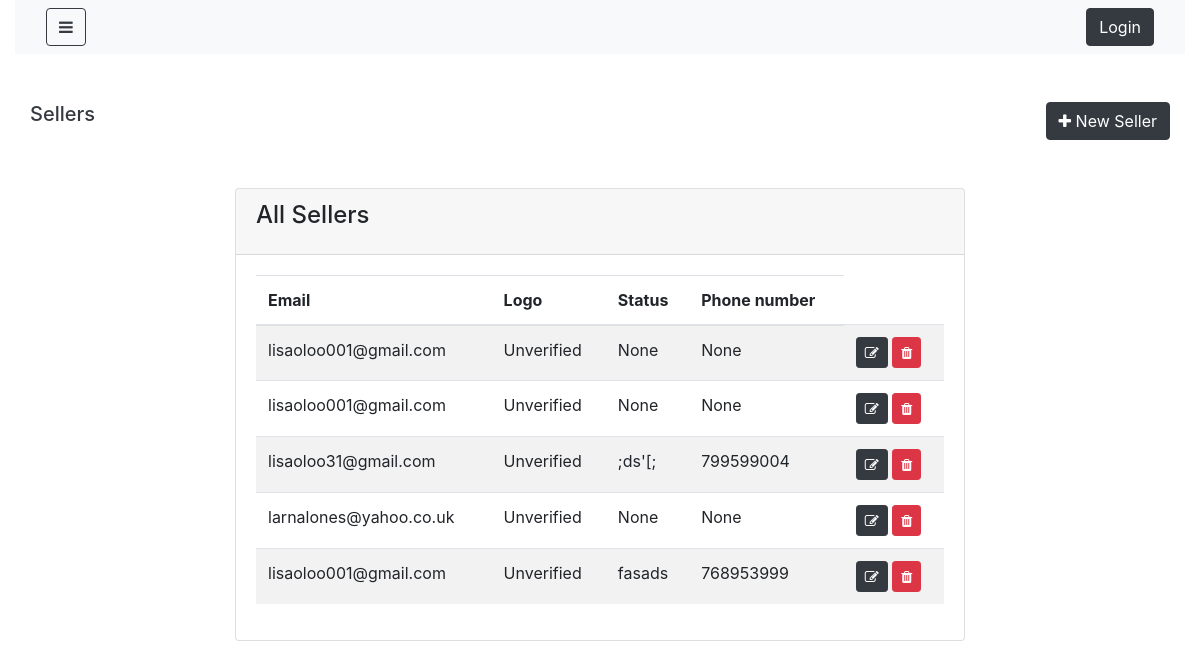
Before: /sellers with the older database file.
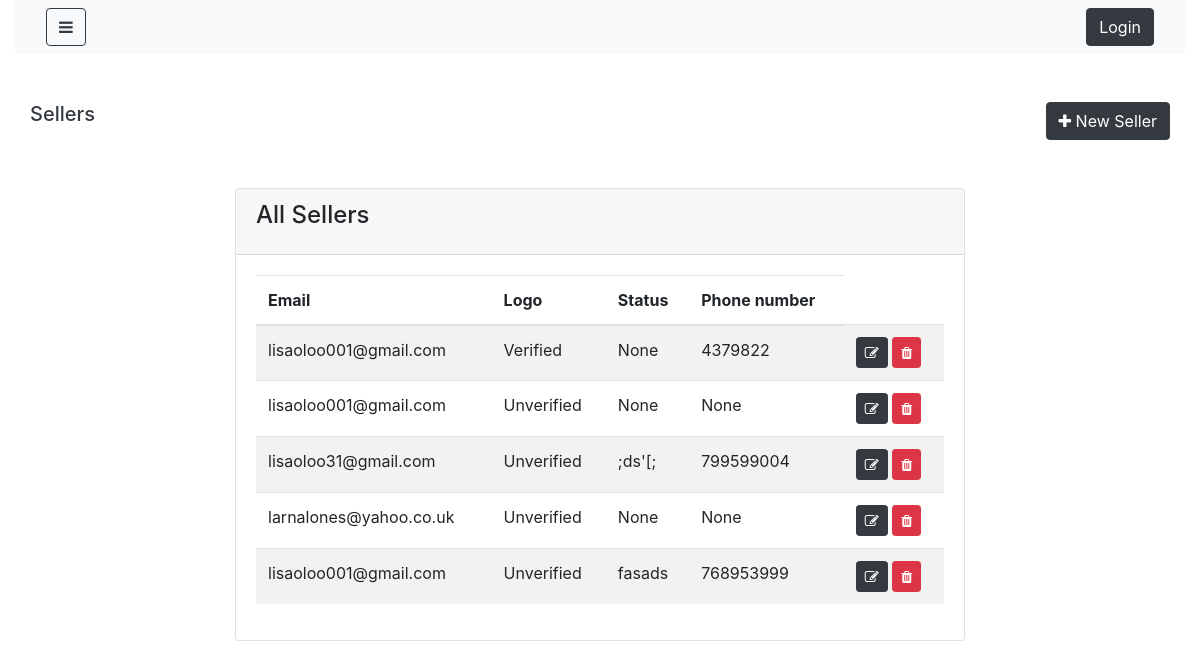
After: the same page with the newer database file.
### shop/models.py (models this page shows, shortened)
class Seller(models.Model):
    name=models.CharField(max_length=300, null=False, blank=False)
    email=models.EmailField(max_length=300, null=False, blank=False)
    logo=models.CharField(max_length=300, null=True, blank=True)
    phone_number=models.IntegerField(null=True, blank=True)
    business_number=models.IntegerField(null=True, blank=True)
    status=models.CharField(max_length=300, null=False, blank=False, default= 'Unverified')
    external_url=models.CharField(max_length=300, null=True, blank=True)
    password=models.CharField(max_length=300, null=False, blank=False)
    created_at=models.DateTimeField(auto_now_add=True)
    updated_at=models.DateTimeField(auto_now=True)

### shop/views.py (the view)
# urls.py: path('sellers', SellerList.as_view(), name='seller_list'),
class SellerList(ListView):
    login_required=True
    model= Seller
    template_name=('shop/admin/seller_list.html')

### shop/templates/shop/admin/seller_list.html
{% extends 'shop/admin/layouts/admin_master.html' %}
{% block content %}
<div class="container">
    <div class="row my-5">
        <h5 class="text-dark">Sellers</h5>
        <a href="{% url 'seller_create' %}" class="btn btn-dark ml-auto">
            <i class="fa fa-plus" aria-hidden="true"></i>  New Seller
        </a>
    </div>
    <div class="row justify-content-center my-5">
        <div class="col-lg-8">
            <div class="card">
                <div class="card-header">
                    <h4 class="card-title">All Sellers</h4>
                </div>
                <div class="card-body">
                    <table class="table table-striped table-hover">
                        <thead>
                            <tr>
                                <th>Email</th>
                                <th>Logo</th>
                                <th>Status</th>
                                <th>Phone number</th>
                            </tr>
                        </thead>
                        <tbody>
                            {% for object in object_list %}
                                <tr>
                                    <td>{{object.email}}</td>
                                    <td>{{object.status}}</td>
                                    <td>{{object.logo}}</td>
                                    <td>{{object.phone_number}}</td>
                                    <td>
                                        <a href="{% url 'seller_update' object.id %}" class="btn btn-dark btn-sm">
                                            <i class="fa fa-edit"></i>
                                        </a>
                                        <a href="{% url 'seller_delete' object.id %}" class="btn btn-danger btn-sm">
                                            <i class="fa fa-trash"></i>
                                        </a>
                                    </td>
                                </tr>
                            {% endfor %}
                        </tbody>
                    </table>
                </div>
            </div>
        </div>
    </div>
</div>
{% endblock content %}

Changed rows visible on the page:
changed Seller: status "Unverified" → "Verified"; phone_number "None" → "4379822"
